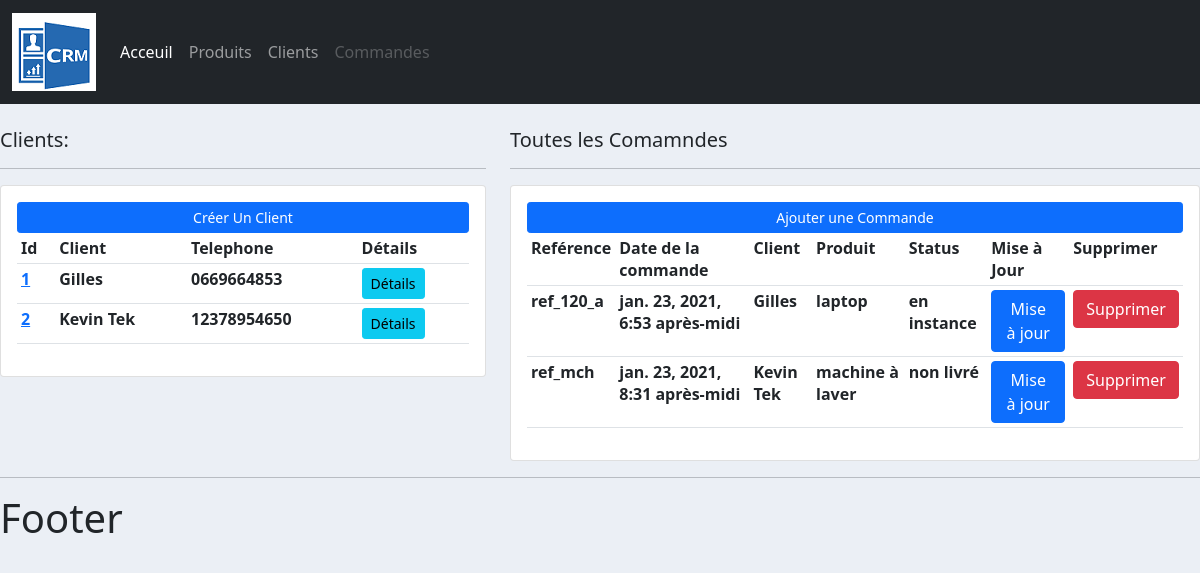
The page / on the database its author committed.
### client/models.py (models this page shows)
class Client(models.Model):
    nom = models.CharField(max_length=200, null=True)
    telephone = models.CharField(max_length=200,null=True)
    date_creation = models.DateTimeField(auto_now_add=True,null=True)
    def __str__(self):
        return self.nom

### commande/models.py (models this page shows, shortened)
class Commande(models.Model):
    STATUS = (('en instance', 'en instance'),
              ('non livré', 'non livré'),
              ('livré', 'livré'))
    client = models.ForeignKey(Client,null=True,on_delete=models.SET_NULL)
    produit = models.ForeignKey(Produit, null=True, on_delete=models.SET_NULL)
    reference_commande = models.CharField(max_length=200, null=True)
    status = models.CharField(max_length=200, null= True,choices=STATUS)
    date_creation = models.DateTimeField(auto_now_add=True,null=True)

### produit/models.py (models this page shows)
class Produit(models.Model):
    nom = models.CharField(max_length=200, null=True)
    prix = models.FloatField(null=True)
    date_creation = models.DateTimeField(auto_now_add=True, null=True)
    tag = models.ManyToManyField(Tag)
    def __str__(self):
        return self.nom

### produit/views.py (the view)
# urls.py: 2. Add a URL to urlpatterns:  path('', views.home, name='home')
def home(request):
    commandes = Commande.objects.all()
    clients =  Client.objects.all()
    context = {'commandes':commandes, 'clients':clients}
    return render(request,'produit/acceuil.html', context)

### templates/produit/acceuil.html
{% extends 'main.html' %}
{% block content %}
   <br>
<div class="row">
	<div class="col-md-5">
		<h5>Clients:</h5>
		<hr>
		<div class="card card-body">
			<a class="btn btn-primary  btn-sm btn-block" href="">Créer Un Client</a>
			<table class="table table-sm">
				<tr>
					<th>Id</th>
					<th>Client</th>
					<th>Telephone</th>
					<th>Détails</th>
				{% for client in clients %}
				<tr>
				<th><a href="{% url 'client' client.id %}">{{client.id}}</a></th>
				<th>{{client.nom}}</th>
				<th>{{client.telephone}}</th>
				<th><a class="btn btn-sm btn-info" href="{% url 'client' client.id %}">Détails</a></th>
				</tr>
				{% endfor %}
			</table>
		</div>
	</div>
	<div class="col-md-7">
		<h5>Toutes les Comamndes</h5>
		<hr>
		<div class="card card-body">
			<a class="btn btn-primary  btn-sm btn-block" href="{% url 'ajouter_commande' %}">Ajouter une Commande</a>
			<table class="table table-sm">
				<tr>
					<th>Reférence</th>
					<th>Date de la commande</th>
					<th>Client</th>
					<th>Produit</th>
					<th>Status</th>
					<th>Mise à Jour</th>
					<th>Supprimer</th>
				</tr>
				{% for commande in commandes %}
				<tr>
					<th>{{commande.reference_commande}}</th>
					<th>{{commande.date_creation}}</th>
					<th>{{commande.client}}</th>
					<th>{{commande.produit}}</th>
					<th>{{commande.status}}</th>
					<th><a href="{% url 'modifier_commande' commande.id %}" class="btn btn-primary">Mise à jour</a></th>
					<th><a href="{% url 'supprimer_commande' commande.id %}" class="btn btn-danger">Supprimer</a></th>
				</tr>
				{% endfor %}
			</table>
		</div>
	</div>
</div>
{% endblock %}

### templates/main.html (shortened to what this page needs)
{% load static %}
<html lang="fr">
<head>
    <link href="https://cdn.jsdelivr.net/npm/bootstrap@5.0.0-beta1/dist/css/bootstrap.min.css" rel="stylesheet">
    <link href="{% static 'css/main.css'%}" type="text/css" rel="stylesheet">
</head>
<body>
{% include 'base/navbar.html' %}
    {% block content %}
    {% endblock %}
    <hr>
        <h1> Footer</h1>
</body>
</html>

### templates/base/navbar.html (shortened to what this page needs)
{% load static %}
    <nav class="navbar navbar-expand-lg navbar-dark bg-dark">
      <div class="container-fluid">
        <a class="navbar-brand" href="#"><img src="{% static 'images/logo.png' %}" ></a>
        <div class="collapse navbar-collapse" id="navbarNavAltMarkup">
          <div class="navbar-nav">
            <a class="nav-link active" aria-current="page" href="#">Acceuil</a>
            <a class="nav-link" href="#">Produits</a>
            <a class="nav-link" href="#">Clients</a>
            <a class="nav-link disabled" href="#" tabindex="-1" aria-disabled="true">Commandes</a>
          </div>
        </div>
      </div>
    </nav>

### static/css/main.css (style rules this page uses)
body { background-color: #ebeff5; }

### rows shown on the page
Client: id "1", nom "Gilles", telephone "0669664853"
Client: id "2", nom "Kevin Tek", telephone "12378954650"
Commande: reference_commande "ref_120_a", date_creation "jan. 23, 2021, 6:53 après-midi", client "Gilles", produit "laptop", status "en instance"
Commande: reference_commande "ref_mch", date_creation "jan. 23, 2021, 8:31 après-midi", client "Kevin Tek", produit "machine à laver", status "non livré"
